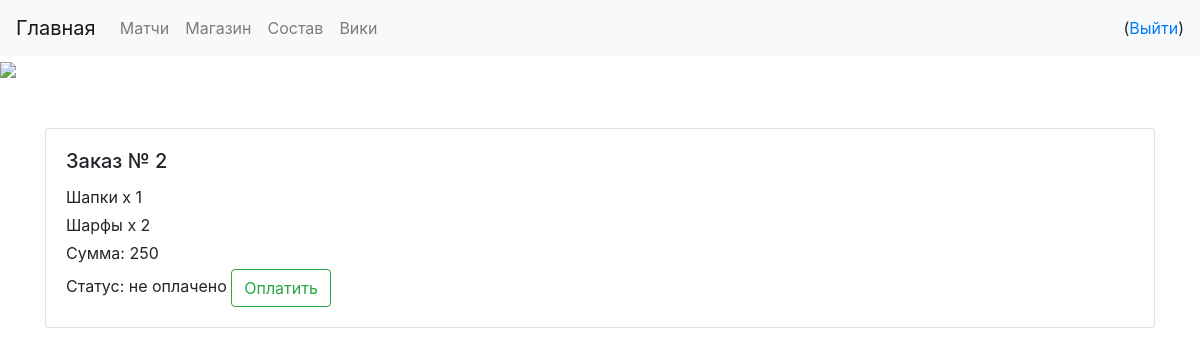
Page /orders/2 (signed in) on the committed database.
### models.py (models this page shows, shortened)
class Orders(db.Model):
    id = db.Column(db.Integer, primary_key=True)
    scarve = db.Column(db.String(80), unique=False, nullable=False)
    hat = db.Column(db.String(80), unique=False, nullable=False)
    sum = db.Column(db.String(80), unique=False, nullable=False)
    result = db.Column(db.Boolean, unique=False, nullable=False)
    user_id = db.Column(db.Integer, db.ForeignKey('user.id'), nullable=False)
    user = db.relationship('User', backref=db.backref('orders_list', lazy=True))

### controller.py (the view)
    @app.route('/orders/<int:id>')
    def orders_view(id: int):
        if not auth.is_authorized():
            return redirect('/login')
        orders = Orders.query.filter_by(id=id).first()
        user = orders.user
        if auth.get_user().id != user.id:
            abort(403)
        return render_template(
            'orders_view.html',
            title='Заказ № ' + str(orders.id),
            orders=orders,
            user=user
        )

### extra/auth.py (called while the page is built)
def get_user():
    user_id = session.get('user_id')
    if not user_id:
        return None
    user = User.query.filter_by(id=user_id).first()
    return user

def is_authorized():
    return bool(session.get('user_id'))

### templates/orders_view.html (shortened to what this page needs)
{% extends "__base_template.html" %}
{% block content %}
<div class="card">
    <div class="card-body">
        <h5 class="card-title">Заказ № {{ orders.id }}</h5>
        <div class="card-text mb-1">
            Шапки x {{ orders.hat }}
        </div>
        <div class="card-text mb-1">
            Шарфы х {{ orders.scarve }}
        </div>
        <div class="card-text mb-1">
            Сумма:
            {{ orders.sum }}
        </div>
        {% if not orders.result %}
        Статус: не оплачено
        <a class="btn btn-outline-success" href="/pay/{{ orders.id }}">Оплатить</a>
        {% endif %}
    </div>
</div>
{% endblock %}

### templates/__base_template.html (style rules this page uses)
body { background-repeat: no-repeat; background-color: #FFFFFF; }

### rows in the picture
Orders: id "2", hat "1", scarve "2", sum "250"
